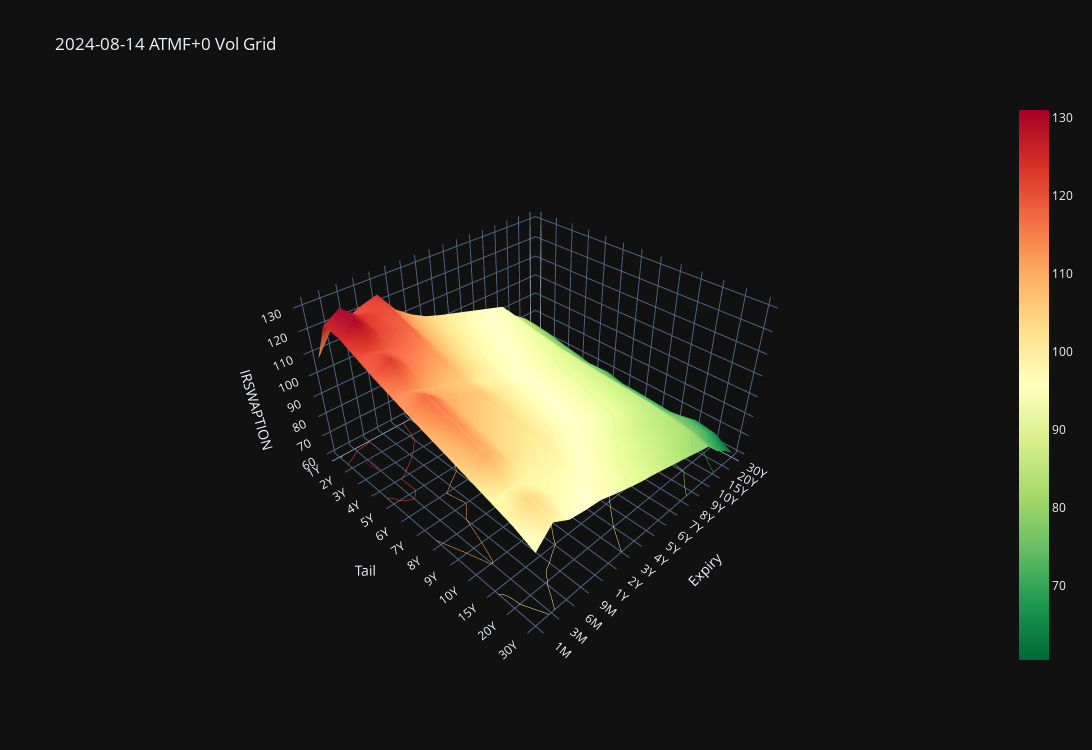

This figure's notebook cell:
### Markdown cell above
### Let's check what the curve and cube looked like

### Code cell
usd_swaptions.vol_surface_plotter(date=dt, strike_offset=0, use_plotly=True)

### Figure 1 — Plotly figure (JSON) as saved in the notebook; plotly's stock layout.template omitted (floating-point values rounded to 4 significant figures; data arrays with more than 128 entries replaced by an {"elided": "..."} marker saying what was removed)
{"data": [{"colorscale": [[0, "rgb(0,104,55)"], [0.1, "rgb(26,152,80)"], [0.2, "rgb(102,189,99)"], [0.3, "rgb(166,217,106)"], [0.4, "rgb(217,239,139)"], [0.5, "rgb(255,255,191)"], [0.6, "rgb(254,224,139)"], [0.7, "rgb(253,174,97)"], [0.8, "rgb(244,109,67)"], [0.9, "rgb(215,48,39)"], [1, "rgb(165,0,38)"]], "contours": {"z": {"highlightcolor": "limegreen", "project": {"z": true}, "show": true, "usecolormap": true}}, "hovertemplate": "Expiry: %{x}<br>Tail: %{y}<br>IRSWAPTION: %{z}<extra></extra>", "showscale": true, "type": "surface", "x": {"elided": "13x17 int values"}, "y": {"elided": "13x17 int values"}, "z": {"elided": "13x17 float values"}}], "layout": {"height": 750, "scene": {"aspectratio": {"x": 1, "y": 1, "z": 0.6}, "xaxis": {"ticktext": ["30Y", "20Y", "15Y", "10Y", "9Y", "8Y", "7Y", "6Y", "5Y", "4Y", "3Y", "2Y", "1Y", "9M", "6M", "3M", "1M"], "tickvals": [0, 1, 2, 3, 4, 5, 6, 7, 8, 9, 10, 11, 12, 13, 14, 15, 16], "title": {"text": "Expiry"}}, "yaxis": {"ticktext": ["1Y", "2Y", "3Y", "4Y", "5Y", "6Y", "7Y", "8Y", "9Y", "10Y", "15Y", "20Y", "30Y"], "tickvals": [0, 1, 2, 3, 4, 5, 6, 7, 8, 9, 10, 11, 12], "title": {"text": "Tail"}}, "zaxis": {"title": {"text": "IRSWAPTION"}}}, "title": {"text": "2024-08-14 ATMF+0 Vol Grid"}, "width": 1250, "xaxis": {"showspikes": true, "spikecolor": "white", "spikemode": "across", "spikesnap": "cursor"}, "yaxis": {"showspikes": true, "spikecolor": "white", "spikesnap": "cursor", "spikethickness": 0.5}}}
